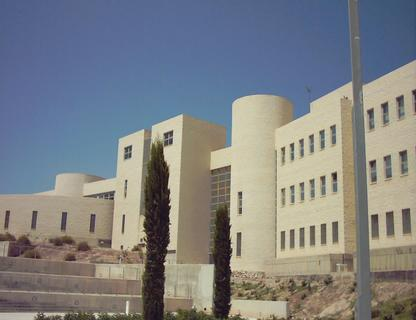
#> input picture images/pano/pano001.jpg, 416 x 320 px; the run also reads 1 picture not shown here
$ jupyter execute --allow-errors keypoints.ipynb
#> lines starting #> are read from the running program, lines starting #| are printed output that depends on the picture; after the words box and inside, x2 and y2 are one past the last pixel; in counts of white or black regions, pixels touching at a corner belong together
# *Keypoints*

En esta lección experimentaremos con la propiedad visual más importante: los *keypoints* o "[puntos de interés](https://en.wikipedia.org/wiki/Interest_point_detection)" y su aplicación al reconocimiento de objetos.

En el capítulo anterior dedicado al flujo óptico hemos visto que las esquinas o *corners* son fácilmente localizables con precisión en imágenes sucesivas. Recuerda el ejemplo [lk_track.py](../code/LK/lk_track.py), en el que se muestran las [trayectorias](../images/demos/tracks.png).
Esta técnica es muy útil para determinadas aplicaciones, pero cuando se cortan los enlaces (por un movimiento brusco de la cámara o porque el punto se sale de la escena) ya no hay forma de continuar la secuencia.

Ahora vamos a dar un paso más: buscaremos zonas características que puedan identificarse en imágenes completamente nuevas aunque se produzcan desplazamientos, giros o cambios de tamaño. En el vídeo siguiente tenemos a la derecha un objeto que queremos reconocer, y a la izquierda la imagen en tiempo real de la webcam. En gris se muestran los "keypoints" detectados y en verde las "correspondencias" (*matching*) encontradas. Si hay "muchas" correspondencias (el número se muestra en el segundo recuadro) podemos suponer que el objeto está en la escena, aunque alguna correspondencia sea errónea.

<video controls src="https://github.com/albertoruiz/umucv/raw/refs/heads/master/images/demos/sift/matching2.mp4" style="border:0"></video>

Para conseguir esto es necesario:

- Detectar zonas "informativas", donde la superficie de imagen sea abrupta, no lineal. No queremos zonas uniformes ni bordes suaves.

- Estas zonas deben tener un tamaño característico, o "escala", que pueda calcularse fácilmente, para conseguir invarianza al tamaño.

- Hay que calcular un vector de características o "descriptor" de cada punto para medir la similitud entre ellos y encontrar correspondencias.

## Bibliotecas y funciones auxiliares

[cell 1]
import numpy             as np
import cv2               as cv
import matplotlib.pyplot as plt

def fig(w,h):
    plt.figure(figsize=(w,h))

def readrgb(file):
#> called with file = 'pano/pano001.jpg'
    return cv.cvtColor( cv.imread("../images/"+file), cv.COLOR_BGR2RGB)

def rgb2gray(x):
    return cv.cvtColor(x,cv.COLOR_RGB2GRAY)
#> returned value: shape (320, 416)

def gray2float(x):
    return x.astype(float) / 255

# para ver imágenes monocromas autoescalando el rango
def imshowg(x):
    plt.imshow(x, 'gray')

# para ver imágenes monocromas de float con rango fijo
def imshowf(x):
    plt.imshow(x, 'gray', vmin = 0, vmax=1)

# para ver imágenes con signo
def imshows(x,r=1):
    plt.imshow(x, 'gray', vmin = -r, vmax=r)

## *Hessian*: detector de no linealidad

Las zonas de la imagen cuya superficie de color o nivel de gris es localmente plana no aportan mucha información. Corresponden a regiones uniformes o que cambian suavemente. Una forma de detectar zonas interesantes es buscar segundas derivadas intensas.

Con el gradiente (primeras derivadas) y el Hessiano (segundas derivadas) construimos un modelo cuadrático de la imagen en un pequeño entorno de cada pixel. Si fuera unidimensional y centrado en el origen sería algo como $I(x)\simeq a+bx+\frac{1}{2}cx^2$. En dos dimensiones:

$$p = \begin{bmatrix}x\\y\end{bmatrix} \;\;\;\; \Delta p = p - p_0$$

$$I(p) \simeq I(p_0) + \nabla I\, \Delta p + \frac{1}{2} \Delta p ^ T \, H \, \Delta p $$

$$\nabla I = \begin{bmatrix}\frac{\partial I}{\partial x}&\frac{\partial I}{\partial y}\end{bmatrix}$$

$$H=\begin{bmatrix}\frac{\partial^2 I}{\partial x^2}&\frac{\partial^2 I}{\partial x\partial y}\\
                   \frac{\partial^2 I}{\partial y\partial x}&\frac{\partial^2 I}{\partial y^2}
\end{bmatrix}$$

A continuación se muestran distintos tipos de modelos locales (para versiones muy suavizadas de la imagen original):

<table border=1>
  <tr>
    <td></td>
    <td></td>
    <td></td>
  </tr><tr>
    <td></td>
    <td></td>
    <td></td>
  </tr>
</table>

En el determinante Hessiano $det(H)$ indica en qué medida es necesario el término cuadrático (no lineal) para modelar localmente la superficie de imagen.

También se podría usar el Laplaciano, pero es menos útil porque su respuesta no permite distinguir bordes intensos de estructuras más localizadas.

Los elementos de $\nabla I$ y $H$ se calculan mediante filtros de derivación.

[cell 2]
def grad(x):
    gx = cv.Sobel(x,-1,1,0)/8
    gy = cv.Sobel(x,-1,0,1)/8
    return gx,gy

def grad2(x):
    gx,gy = grad(x)
    gxx,gxy = grad(gx)
#> in grad (call 2), `gx = cv.Sobel(x,-1,1,0)/8`:
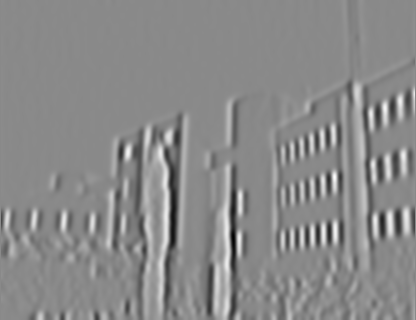
#> gx: shape (320, 416) float64; min -0.0234, max 0.0199, mean -3.08e-07; drawn with min black and max white
    #gxx = cv.Sobel(x,-1,2,0); gxy = cv.Sobel(x,-1,1,1)
    gyy = cv.Sobel(gy,-1,0,1)/8
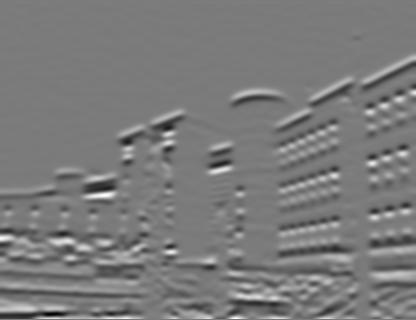
#> gyy: shape (320, 416) float64; min -0.0136, max 0.0146, mean -6.85e-06; drawn with min black and max white
    #gyy = cv.Sobel(x,-1,0,2)
    return gx,gy,gxx,gyy,gxy

La imagen siempre se analiza a una cierta escala. Para ello se hará un suavizado gaussiano previo.

[cell 3]
def gaussian(s,x):
    return cv.GaussianBlur(x,(0,0), s)

Cargamos una imagen de prueba.

[cell 4]
#img = readrgb('d2.jpg')[0:500,0:500]
img = readrgb('pano/pano001.jpg')

x = gray2float(rgb2gray(img))
imshowg(x)

[cell 5]
gx,gy,gxx,gyy,gxy = grad2(gaussian(3,x))
h = gxx*gyy-gxy**2
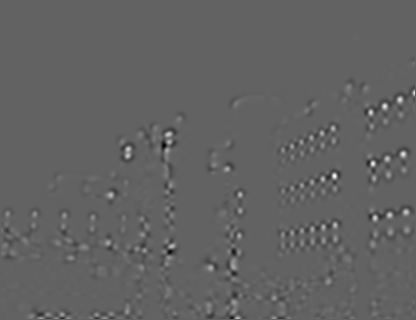
#> h: shape (320, 416) float64; min -0.000127, max 0.000201, mean -2.68e-09; drawn with min black and max white

[cell 6]
fig(12,8); plt.suptitle('segundas derivadas')
plt.subplot(2,2,1); imshowg(gxx); plt.title('$\\partial ^2 I/ \\partial x^2$')
plt.subplot(2,2,2); imshowg(gxy); plt.title('$\\partial ^2 I/ \\partial x \\partial y$')
plt.subplot(2,2,4); imshowg(gyy); plt.title('$\\partial ^2 I/ \\partial y^2$');

El signo del determinante indica si la zona es una mancha compacta, más clara u oscura que su entorno, (positivo) o un punto de silla (negativo).

[cell 7]
fig(18,6)
plt.subplot(1,2,1)
imshows(np.maximum(0,h),0.0001); plt.title('blobs')
plt.subplot(1,2,2)
imshows(np.minimum(0,h),0.0001); plt.title('saddlepoints');
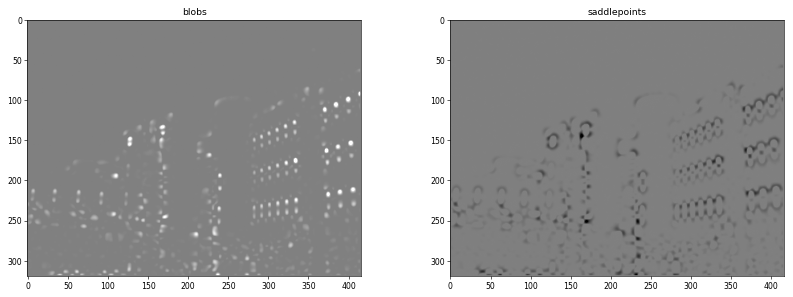
#> figure drawn by matplotlib, 2 panels

Una forma rápida de encontrar los máximos del detector (*non maximum supression*) puede ser la siguiente:

[cell 8]
def nms(x, t = 0.1):
#> called with t = 0.1
    m = cv.dilate(x, np.ones((5,5),np.uint8))  # filtro de máximo
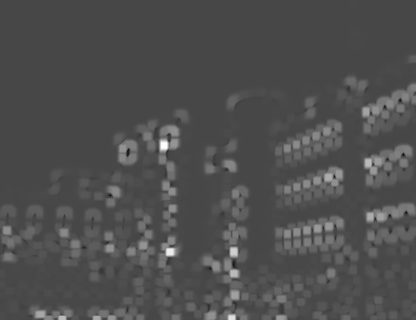
#> m: shape (320, 416) float64; min -4.98e-05, max 0.000127, mean 5.35e-06; drawn with min black and max white
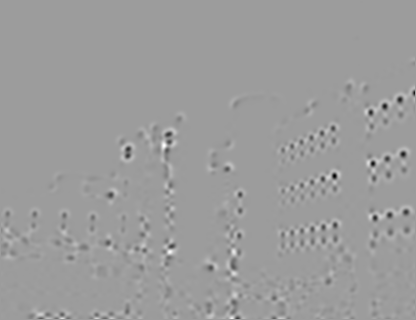
#> x: shape (320, 416) float64; min -0.000201, max 0.000127, mean 2.68e-09; drawn with min black and max white
    h = np.max(m)
#> h = 0.000127
    return (x == m) & (x > t*h)
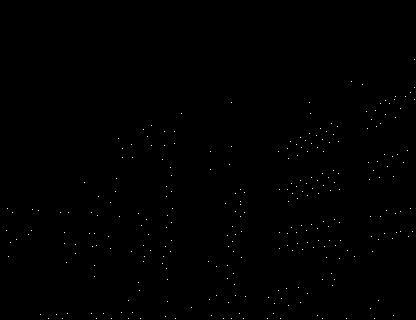
#> returned value: shape (320, 416) bool; 0.21% white in thin lines or dots, all inside (x1, y1, x2, y2) = (6, 59, 415, 319)

[cell 9]
k = nms(-h)
fig(12,8)
#imshowg(k)
plt.imshow(k, 'gray', interpolation='bicubic');

Lo anterior es una imagen booleana. De ella extraemos las coordenadas de los puntos:

[cell 10]
py,px = np.where(k)
#> py = 278 values from 59 to 318; px = 278 values, max 414 at index 0, min 6 at index 151, mean 248.5

fig(12,8)
plt.imshow(img); #ax = plt.axis();
plt.plot(px,py,'.r'); #plt.axis(ax);
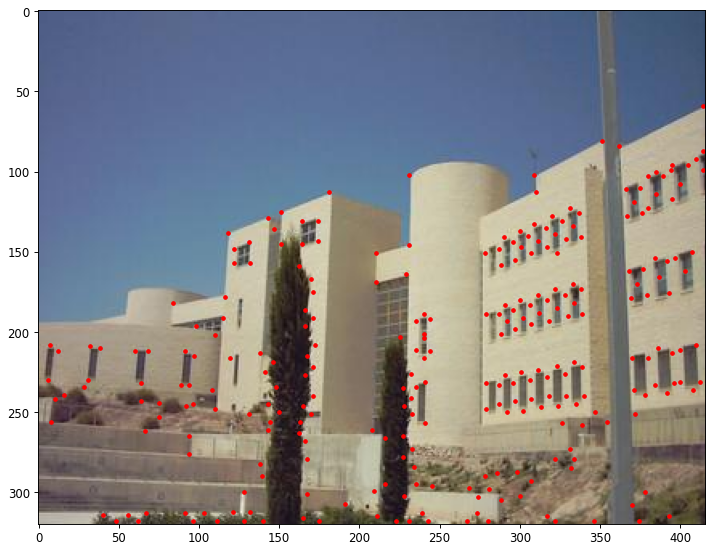
#> figure drawn by matplotlib, 1 panel

Disgresión: los puntos de hessiano grande tienen la información relevante, son zonas no lineales y con ellas se puede reconstruir una versión aproximada de la imagen, de forma parecida a lo que hicimos con los bordes de Canny.

[cell 11]
k = nms(abs(h),0.05)
#> call 2 of nms, with t = 0.05
#> in nms (call 2), `m = cv.dilate(x, np.ones((5,5),np.uint8))`:
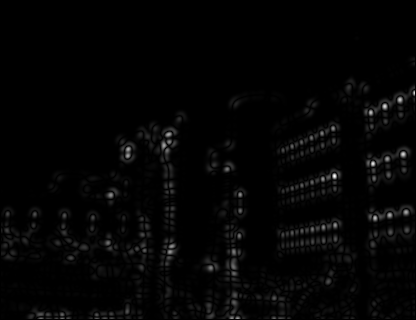
#> x: shape (320, 416) float64; min 0, max 0.000201, mean 3.56e-06; drawn with min black and max white
#> in nms (call 2), `h = np.max(m)`: h = 0.000201
#> in nms (call 2), `return (x == m) & (x > t*h)`:
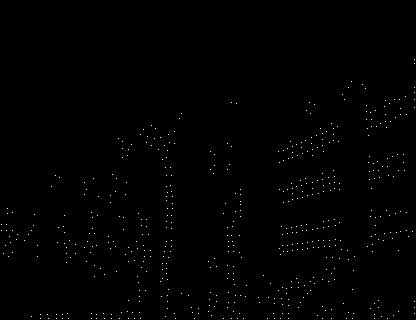
#> returned value: shape (320, 416) bool; 0.42% white in thin lines or dots, all inside (x1, y1, x2, y2) = (1, 59, 415, 319)

mask = cv.dilate(k.astype(np.uint8), np.ones((5,5),np.uint8))
#> mask: shape (320, 416); values 0 (black) and 1 (white), 10.2% white; 273 white regions, largest, box (x1, y1, x2, y2) and area: (276, 138, 325, 165) 509, (277, 176, 315, 205) 463, (277, 239, 315, 257) 360
xx = img.copy()
xx[mask==0] = 0,0,0
#> (the rest of the program and of its run is left out)
